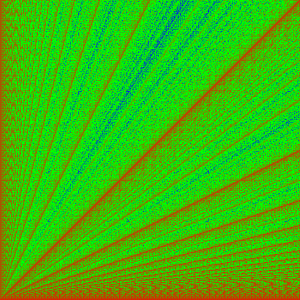

Python code for this plot:
from PIL import Image
from math import sqrt, sin
import numpy as np

def gcd_steps(u, v):
    steps = 0
    while v:
        u, v = v, u % v
        steps += 1
    return steps

# http://stackoverflow.com/questions/20792445/calculate-rgb-value-for-a-range-of-values-to-create-heat-map
def rgb(minimum, maximum, value):
    minimum, maximum = float(minimum), float(maximum)
    ratio = 2 * (value-minimum) / (maximum - minimum)
    r = int(max(0, 255*(1 - ratio)))
    b = int(max(0, 255*(ratio - 1)))
    g = 255 - b - r
    return r, g, b

img = Image.new('RGB', (300,300), 'black')
pixels = img.load()

steps = np.zeros(shape=(img.size[0], img.size[1]))
for i in range(img.size[0]):
    for j in range(img.size[1]):
        steps[i,j] = gcd_steps(i + 1, img.size[1] - j)

m = np.amax(steps)
for i in range(img.size[0]):
    for j in range(img.size[1]):
        pixels[i,j] = rgb(0, m, steps[i,j])

img.save('gcd_steps.png')

